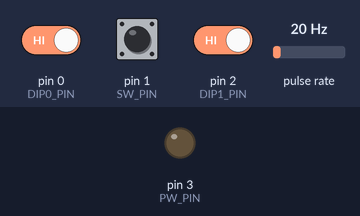
This sketch was run on a simulated Arduino Uno, built with avr-gcc and run on an emulated ATmega328P. Shown: output pins drawn as LEDs (lit = HIGH). Wiring (inferred from the names in the program): pulse sensor: data pin 4. The test bench sets the inputs (shaded band); at power-on: pin 1 (SW_PIN) HIGH, pin 0 (DIP0_PIN) HIGH, pin 2 (DIP1_PIN) HIGH, pulse rate 20 Hz. Pins used as bus, display or sensor lines are not drawn.

Above: at 1.2 s.
1.3 s: pin 1 (SW_PIN) pulled LOW for 0.15 s
At 1.37 s:
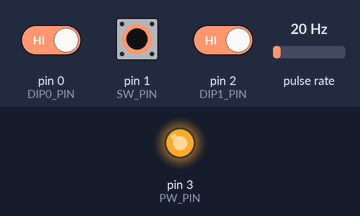
2.9 s: pin 1 (SW_PIN) pulled LOW for 3.2 s
At 7.1 s:
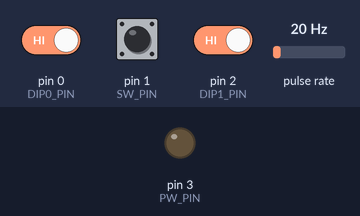
Timing chart, 0 to 8.6 s (numbered marks = the images above; inputs shaded):
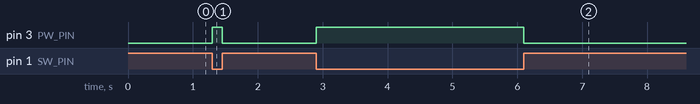

The sketch:

tiny13_intermittent.ino
```cpp
#define PW_PIN 3
#define FC_PIN 4
#define SW_PIN 1
#define DIP0_PIN 0
#define DIP1_PIN 2

#define NOP __asm__ volatile ("nop\n\t")

// 実測　232ms per ovf
#define ONE_MINUTE_COUNT 258 //1min

#define OUTPUT_TIME   1 //１分

class PowerControl {
  public:
    void periodic();
    void force(bool on);
    void output();
    void setPeriodicTime(int time);

  private:
    bool isRun = false;
    int count = 0;
    bool periodic_on = false;
    bool force_on = false;
    int periodic_time = 0;

};

void PowerControl::setPeriodicTime(int time) {
  periodic_time = time;
}

void PowerControl::periodic() {
  count++;

  if (isRun) {
    if (count >= OUTPUT_TIME) {
      periodic_on = false;
      count = 0;
      isRun = false;
    }
  } else {
    if (count >= periodic_time) {
      periodic_on = true;
      count = 0;
      isRun = true;
    }
  }
}

void PowerControl::force(bool on) {
  force_on = on;
}

void PowerControl::output() {
  if (force_on ) {
    digitalWrite(FC_PIN, HIGH);
    digitalWrite(PW_PIN, HIGH);
  } else if ( periodic_on) {
    digitalWrite(FC_PIN, LOW);
    digitalWrite(PW_PIN, HIGH);
  } else {
    digitalWrite(FC_PIN, LOW);
    digitalWrite(PW_PIN, LOW);
  }
}


volatile unsigned long timer_count = 0;
PowerControl pw;

ISR(TIM0_OVF_vect) {
  timer_count += 1;

  if (timer_count >= ONE_MINUTE_COUNT) {
    pw.periodic();
    timer_count = 0;
  }


}

bool check_sw_state(uint8_t sw) {
  // chattering guard
  static bool sw_state = false;
  static unsigned int sw_buf = 0;

  sw_buf = (sw_buf << 1) | sw;
  if (sw_buf==0) {
    sw_state = true;
  } else if (sw_buf==0xffff) {
    sw_state = false;
  }
  return sw_state;
}

void setup() {
  uint8_t oldSREG = SREG;
  cli();

  //タイマースタート
  TCCR0A |= _BV(WGM01)|_BV(WGM00);
  TCCR0B |= _BV(CS02)|_BV(CS00);
  TIMSK0 |= _BV(TOIE0);

  SREG = oldSREG;

  pinMode(PW_PIN, OUTPUT);
  pinMode(FC_PIN, OUTPUT);
  pinMode(SW_PIN, INPUT_PULLUP);
  pinMode(DIP0_PIN, INPUT_PULLUP);
  pinMode(DIP1_PIN, INPUT_PULLUP);

  delay(1);

  uint8_t dip = (digitalRead(DIP1_PIN) << 1) | digitalRead(DIP0_PIN);

   if (dip==0x00) {
    pw.setPeriodicTime(29); //29分ごと
   } else if (dip==0x01) {
    pw.setPeriodicTime(14);
   } else if (dip==0x02) {
    pw.setPeriodicTime(5);
   } else {
    pw.setPeriodicTime(2);
   }

}

void loop() {
  int value = digitalRead(SW_PIN);

  pw.force(check_sw_state(value));
  pw.output();

}
```

Measured:
- after the input at 1.3 s, pin 3 (PW_PIN): LOW → HIGH at once, → LOW 0.15 s later
- after the input at 2.9 s, pin 3 (PW_PIN): LOW → HIGH at once, → LOW 3.2 s later
